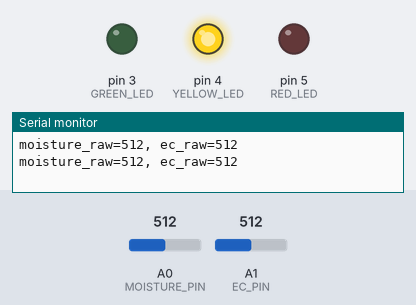
The sketch below on a simulated Arduino Uno, built with avr-gcc and run on an emulated ATmega328P. On the bench: output pins drawn as LEDs (lit = HIGH), the last lines printed to the serial monitor. Inputs (shaded band) come from the test bench; at power-on: A1 (EC_PIN) = 512, A0 (MOISTURE_PIN) = 512.

Above: at 2.8 s.
2.9 s: A1 (EC_PIN) set to 635
4.4 s: A1 (EC_PIN) set to 661
At 6.2 s:
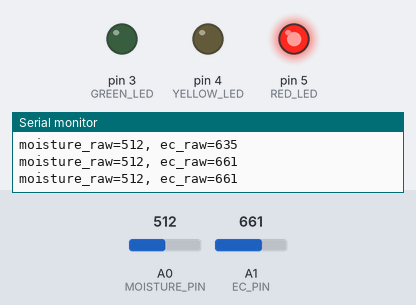
6.5 s: A1 (EC_PIN) set to 306
At 7.7 s:
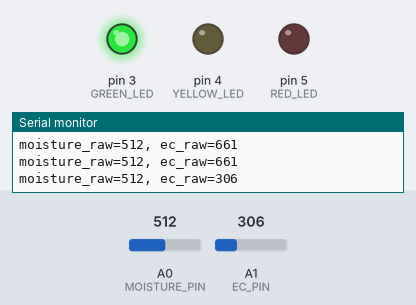
8.5 s: A1 (EC_PIN) set to 334
10.2 s: A1 (EC_PIN) set to 357
At 12.0 s:
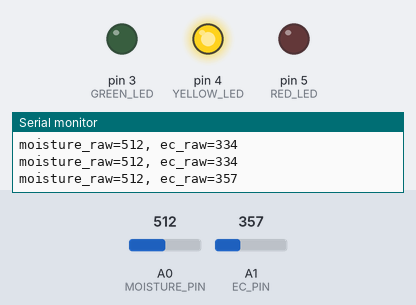
12.5 s: A1 (EC_PIN) set to 122
At 13.5 s:
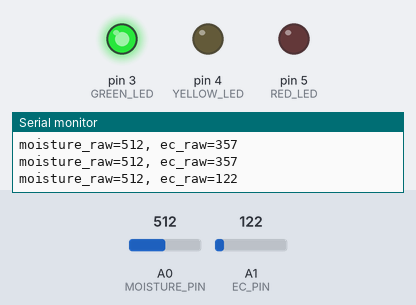
Timing chart, 0 to 15.5 s (numbered marks = the images above; inputs shaded):
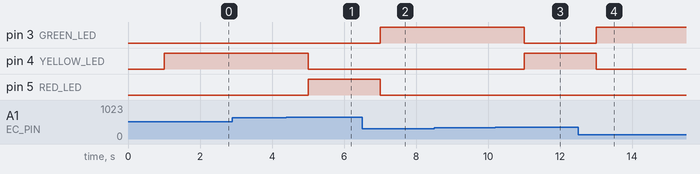

The sketch:

agrisalt.ino
```cpp
/*
 AgriSalt starter firmware — not calibrated or field validated.
 Moisture analog output: A0; EC module analog output: A1.
 Green LED: D3, Yellow: D4, Red: D5; use a 220–330 ohm resistor per LED.
 Verify the exact EC module's output voltage/range before connecting.
 Thresholds below are raw ADC placeholders, NOT universal soil EC limits.
*/
const byte MOISTURE_PIN = A0;
const byte EC_PIN = A1;
const byte GREEN_LED = 3, YELLOW_LED = 4, RED_LED = 5;

// DEMO PLACEHOLDERS only. Replace after calibration and validation.
const int EC_CAUTION_RAW = 350;
const int EC_ALERT_RAW = 650;
unsigned long lastSample = 0;

void setup() {
  pinMode(GREEN_LED, OUTPUT);
  pinMode(YELLOW_LED, OUTPUT);
  pinMode(RED_LED, OUTPUT);
  Serial.begin(9600);
  allLedsOff();
  Serial.println(F("AgriSalt starter: raw ADC only; calibrate before interpreting."));
}

void loop() {
  if (millis() - lastSample < 1000) return;
  lastSample = millis();
  int moistureRaw = analogRead(MOISTURE_PIN);
  int ecRaw = analogRead(EC_PIN);
  Serial.print(F("moisture_raw=")); Serial.print(moistureRaw);
  Serial.print(F(", ec_raw=")); Serial.println(ecRaw);

  // Confirm the direction and meaning of EC output for your exact module.
  if (ecRaw < EC_CAUTION_RAW) showGreen();
  else if (ecRaw < EC_ALERT_RAW) showYellow();
  else showRed();
}
void allLedsOff() {
  digitalWrite(GREEN_LED, LOW); digitalWrite(YELLOW_LED, LOW); digitalWrite(RED_LED, LOW);
}
void showGreen() { allLedsOff(); digitalWrite(GREEN_LED, HIGH); }
void showYellow() { allLedsOff(); digitalWrite(YELLOW_LED, HIGH); }
void showRed() { allLedsOff(); digitalWrite(RED_LED, HIGH); }
```

Measured:
- the behaviour switches between 649 and 650 on A1 (EC_PIN) (found by bisection; images 0 and 1)
- the behaviour switches between 349 and 350 on A1 (EC_PIN) (found by bisection; images 2 and 3)
- after the input at 4.4 s, pin 4 (YELLOW_LED): HIGH → LOW after 0.60 s; pin 5 (RED_LED): LOW → HIGH after 0.60 s
- after the input at 6.5 s, pin 3 (GREEN_LED): LOW → HIGH after 0.50 s; pin 5 (RED_LED): HIGH → LOW after 0.50 s
- after the input at 10.2 s, pin 3 (GREEN_LED): HIGH → LOW after 0.80 s; pin 4 (YELLOW_LED): LOW → HIGH after 0.80 s
- after the input at 12.5 s, pin 3 (GREEN_LED): LOW → HIGH after 0.50 s; pin 4 (YELLOW_LED): HIGH → LOW after 0.50 s
